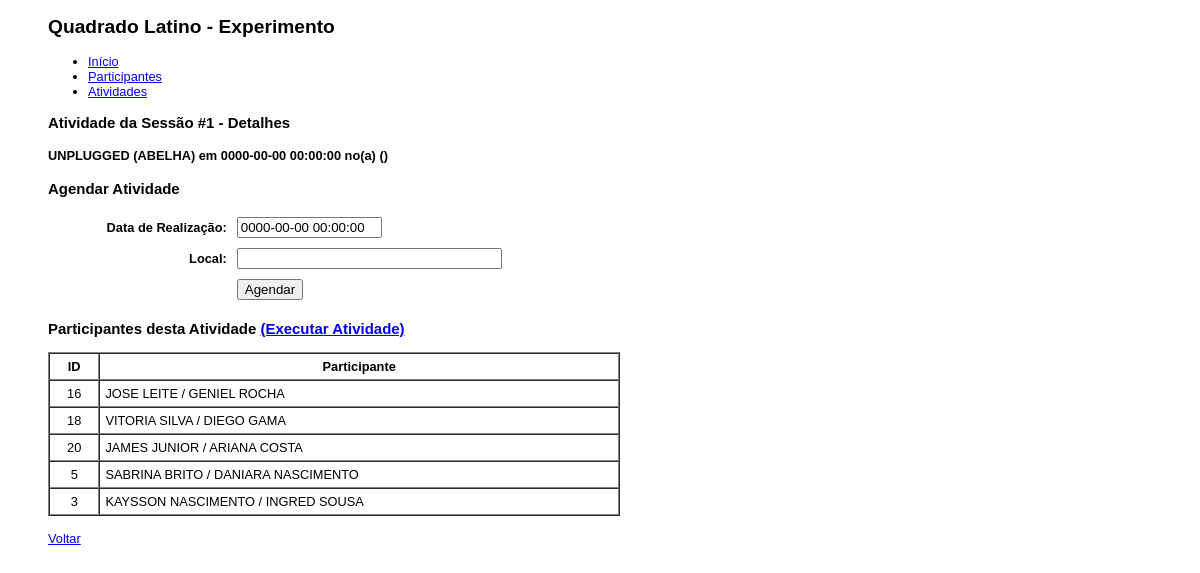
Screenshot of /index.php?module=experimento&action=activity&id=1 with the database file from the repository.
### tables this page shows
CREATE TABLE `sessoes_atividades` (
  `id_sess_ativ` int(11) NOT NULL auto_increment,
  `id_sessao` int(11) default NULL,
  `id_atividade` int(11) default NULL,
  `data_realizacao` datetime default NULL,
  `local` varchar(50) default NULL,
  PRIMARY KEY  (`id_sess_ativ`)
);

CREATE TABLE `atividades` (
  `id_atividade` int(11) NOT NULL auto_increment,
  `atividade` varchar(100) default NULL,
  PRIMARY KEY  (`id_atividade`)
);

CREATE TABLE `atividades_participantes` (
  `id_ativ_part` int(11) NOT NULL auto_increment,
  `id_sess_ativ` int(11) default NULL,
  `id_participante` int(11) default NULL,
  PRIMARY KEY  (`id_ativ_part`)
);

CREATE TABLE `participantes` (
  `id_participante` int(11) NOT NULL auto_increment,
  `id_grupo` varchar(30) default NULL,
  `participante` varchar(100) default NULL,
  `sorteado` int(11) default '0',
  PRIMARY KEY  (`id_participante`)
);

### includes/App.class.php (called while the page is built, shortened)
<?php
class App {
	var $con;
	public function __construct() {
		$this->con = new Mysqli("localhost","root","ifma","unplugged_opencv");
	}
	public function query($sql) {
		$res = $this->con->query($sql);
		$rows = array();
		while($row = $res->fetch_assoc()) {
			$rows[] = $row;
		}
		return $rows;
	}
	public function getOne($table, $id) {
		$sql = "select * from $table where $id";
		$res = $this->query($sql);
		return $res[0];
	}
}

### modules/experimento.activity.php (the view, shortened to what this page needs)
<?php
	$id = (int)$_GET["id"];
	$item = $app->getOne("sessoes_atividades sa, atividades a, sessoes s","sa.id_sess_ativ = $id and a.id_atividade = sa.id_atividade and s.id_sessao = sa.id_sessao");
	$itens = $app->query("select * from atividades_participantes ap, participantes p where ap.id_participante = p.id_participante and id_sess_ativ = $id");
?>
<h3>Atividade da Sessão #<?=$id?> - Detalhes</h3>
<h4><?=$item["atividade"]?> em <?=$item["data_realizacao"]?> no(a) (<?=$item["local"]?>)</h4>
<h3>Agendar Atividade</h3>
<form action="/quadlatino/app/?module=experimento&action=scheduling" method="post">
	<table width="50%" border="0" cellpadding="5" cellspacing="0">
		<tr>
			<th align="right">Data de Realização:</th>
			<td>
				<input type="text" name="data_realizacao" size="15" value="<?=$item["data_realizacao"]?>" />
			</td>
		</tr>
		<tr>
			<th align="right">Local:</th>
			<td>
				<input type="text" name="local" size="30" value="<?=$item["local"]?>" />
			</td>
		</tr>
		<tr>
			<td>&nbsp;</td>
			<td>
				<input type="submit" value="Agendar" />
			</td>
		</tr>
	</table>
</form>
<h3>Participantes desta Atividade <a href="/quadlatino/app/execute.php?id=<?=$id?>">(Executar Atividade)</a></h3>
<table width="50%" border="1" cellpadding="5" cellspacing="0">
	<tr>
		<th>ID</th>
		<th>Participante</th>
	</tr>
	<?php foreach($itens as $key=>$it) { ?>
	<tr>
		<td align="center"><?=$it["id_participante"]?></td>
		<td><?=$it["participante"]?></td>
	</tr>
	<?php } ?>
</table>
<br />
<a href="/quadlatino/app/?module=experimento&action=detail&id=<?=$item["id_experimento"]?>">Voltar</a>

### index.php (style rules this page uses)
body { padding-left:40px;font-family: arial;font-size: 80%; }

### rows the page displays
sessoes_atividades: id_atividade.atividade "UNPLUGGED (ABELHA)", data_realizacao "0000-00-00 00:00:00"
atividades_participantes: id_participante.id_participante "16", id_participante.participante "JOSE LEITE / GENIEL ROCHA"
atividades_participantes: id_participante.id_participante "18", id_participante.participante "VITORIA SILVA / DIEGO GAMA"
atividades_participantes: id_participante.id_participante "20", id_participante.participante "JAMES JUNIOR / ARIANA COSTA"
atividades_participantes: id_participante.id_participante "5", id_participante.participante "SABRINA BRITO / DANIARA NASCIMENTO"
atividades_participantes: id_participante.id_participante "3", id_participante.participante "KAYSSON NASCIMENTO / INGRED SOUSA"

### other values shown
$id "1"
